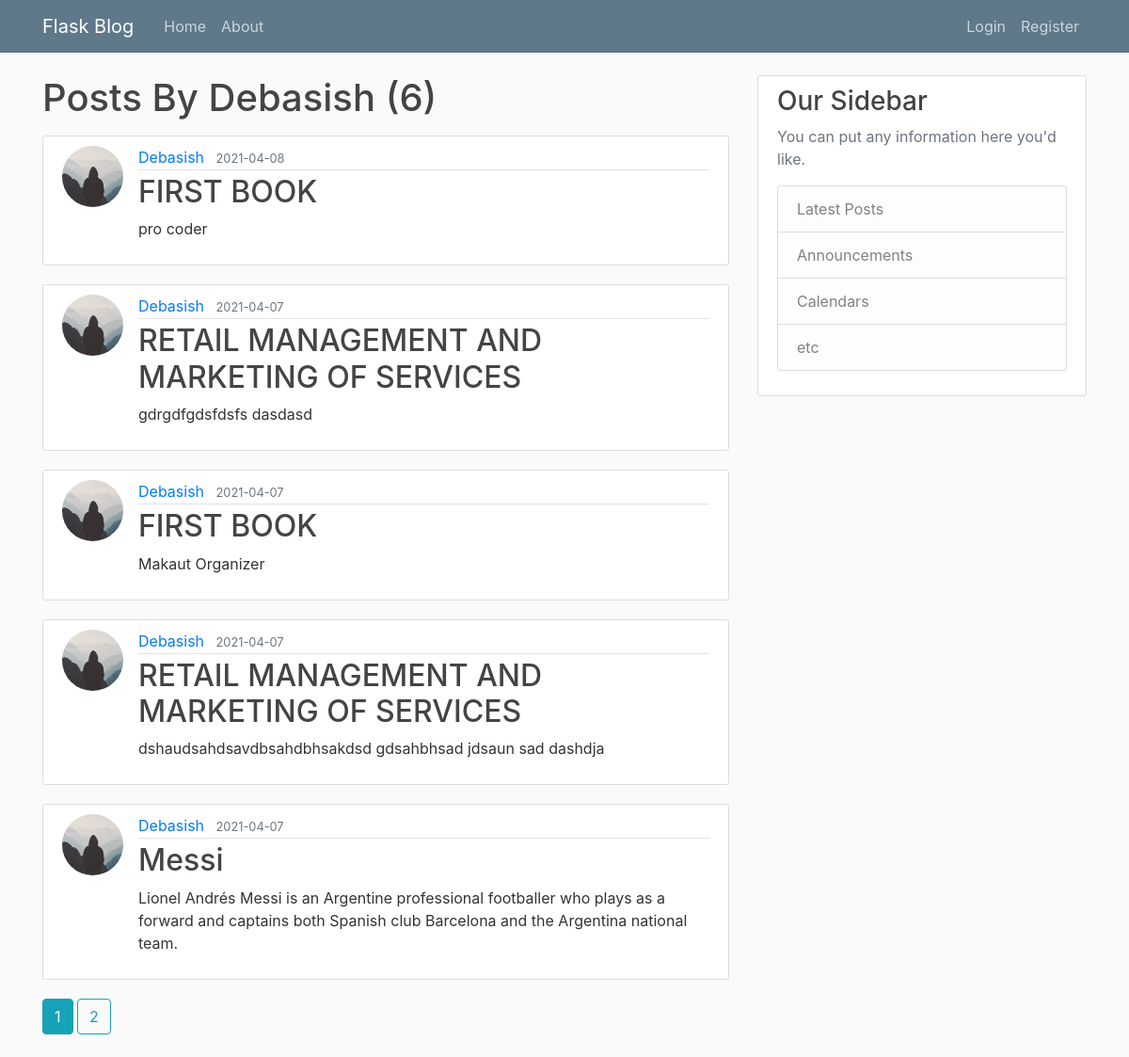
/user/Debasish, run on an earlier commit of the app's database.
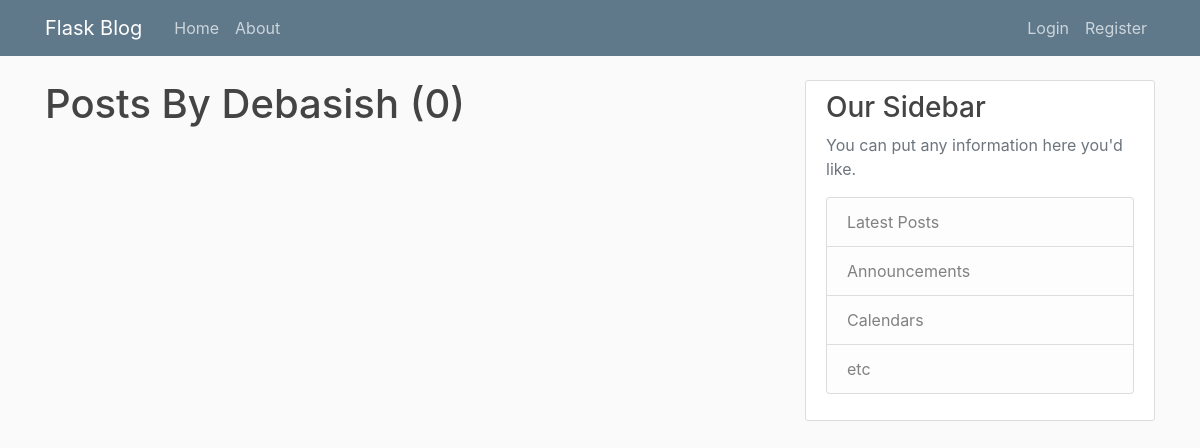
And on a later commit of the database.
### flaskblob/models.py (models this page shows, shortened)
class Post(db.Model):
    id = db.Column(db.Integer,primary_key=True)
    title = db.Column(db.String(100),nullable=False)
    date_posted = db.Column(db.DateTime,nullable=False,default=datetime.utcnow())
    content = db.Column(db.Text,nullable=False)
    user_id = db.Column(db.Integer,db.ForeignKey('user.id'),nullable=False)

class User(db.Model,UserMixin):
    id = db.Column(db.Integer,primary_key=True)
    username = db.Column(db.String(20),unique=True,nullable=False)
    email = db.Column(db.String(120),unique=True,nullable=False)
    image_file = db.Column(db.String(20),nullable=False,default='default.jpg')
    password = db.Column(db.String(60),nullable=False)
    posts = db.relationship('Post',backref='author',lazy=True)

### flaskblob/users/routes.py (the view)
@users.route('/user/<string:username>')
def user_posts(username):
    page = request.args.get('page',1,type=int)
    user = User.query.filter_by(username=username).first_or_404()
    posts = Post.query.filter_by(author=user)\
        .order_by(Post.date_posted.desc())\
            .paginate(per_page=5,page=page)
    return render_template('user_posts.html',posts=posts,user=user)

### flaskblob/templates/user_posts.html
{% extends "Layouts.html" %}
{% block content %}
    <h1 class="mb-3">Posts By {{user.username}} ({{posts.total}})</h1>
    {% for post in posts.items %}
        <article class="media content-section">
            <img class="rounded-circle article-img" src="{{url_for('static',filename='profile_pics/'+post.author.image_file)}}">
            <div class="media-body">
            <div class="article-metadata">
                <a class="mr-2" href="{{url_for('users.user_posts',username=post.author.username)}}">{{ post.author.username }}</a>
                <small class="text-muted">{{ post.date_posted.strftime('%Y-%m-%d') }}</small>
            </div>
            <h2><a class="article-title" href="{{url_for('posts.post',post_id=post.id)}}">{{ post.title }}</a></h2>
            <p class="article-content">{{ post.content }}</p>
            </div>
        </article>
    {% endfor %}
    {% for page_num in posts.iter_pages(left_edge=1, right_edge=1, left_current=1, right_current=2) %}
        {% if page_num %}
            {% if posts.page == page_num %}
                <a class="btn btn-info mb-4" href="{{url_for('users.user_posts',username=user.username,page=page_num)}}">{{ page_num }}</a>
            {% else %}
                <a class="btn btn-outline-info mb-4" href="{{url_for('users.user_posts',username=user.username,page=page_num)}}">{{ page_num }}</a>
            {% endif %}
        {% else %}
            ...
        {% endif %}
    {% endfor %}
{% endblock content %}

What changed in the data, as far as the page shows it:
removed Post: image_file (placeholder picture), author.username "Debasish", date_posted "2021-04-08", title "FIRST BOOK", content "pro coder"
removed Post: image_file (placeholder picture), author.username "Debasish", date_posted "2021-04-07", title "RETAIL MANAGEMENT AND MARKETING OF SERVICES", content "gdrgdfgdsfdsfs dasdasd"
removed Post: image_file (placeholder picture), author.username "Debasish", date_posted "2021-04-07", title "FIRST BOOK", content "Makaut Organizer"
removed Post: image_file (placeholder picture), author.username "Debasish", date_posted "2021-04-07", title "RETAIL MANAGEMENT AND MARKETING OF SERVICES", content "dshaudsahdsavdbsahdbhsakdsd gdsahbhsad jdsaun sad dashdja"
removed Post: image_file (placeholder picture), author.username "Debasish", date_posted "2021-04-07", title "Messi", content "Lionel Andrés Messi is an Argentine professional footballer who plays as a forward and captains both Spanish club Barcelona and the Argentina national team."
Also different on the page:
{{ posts.total }}: "6" → "0"
list line gone: "1"
list line gone: "2"
